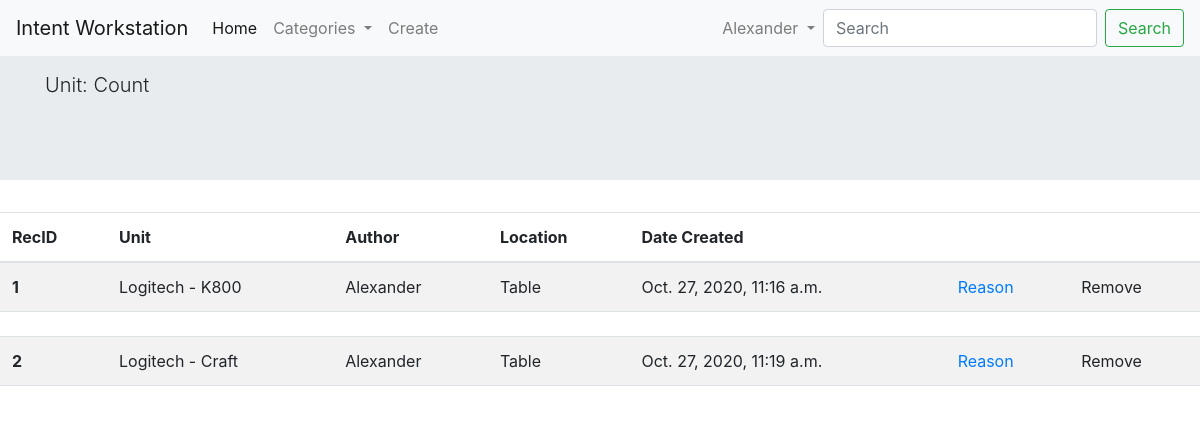
The page /scrap/manager/ (signed in) on the database its author committed.
### account/models.py (models this page shows, shortened)
class Account(AbstractBaseUser):
    username                = models.CharField(max_length=30, unique=True)
    empoyee_code            = models.CharField(max_length=3, unique=True)
    date_joined             = models.DateTimeField(verbose_name='date joined', auto_now_add=True)
    last_login              = models.DateTimeField(verbose_name='last login', auto_now=True)
    is_active               = models.BooleanField(default=True)
    is_staff                = models.BooleanField(default=False)
    is_superuser            = models.BooleanField(default=False)
    USERNAME_FIELD = 'username'
    objects = MyAccountManager()

### scrapmanager/models.py (models this page shows)
class ScrapRecord(models.Model):
    scrap_author        = models.ForeignKey(Account, on_delete=models.CASCADE)
    scrap_unit          = models.ForeignKey(Unit, on_delete=models.CASCADE)
    date_created        = models.DateTimeField(auto_now=True)
    def __str__ (self):
        return str(self.pk)

### workstation/models.py (models this page shows, shortened)
class Unit(models.Model):
    title               = models.CharField(max_length=50, null=False, blank=False)
    upc                 = models.CharField(max_length=12, null=False, blank=False)
    part_number         = models.CharField(max_length=10, null=False, blank=False)
    image_url           = models.CharField(max_length=500, null=False, blank=False)
    details             = models.TextField(max_length=9000, null=True, blank=True)
    author              = models.ForeignKey(Account, on_delete=models.SET_NULL, null=True)
    category            = models.ForeignKey(Category, on_delete=models.SET_NULL, null=True)

### scrapmanager/views.py (the view)
# urls.py: path('manager/', views.manager_view, name='manager'),
def manager_view(request):
    if not request.user.is_authenticated and not request.user.is_stuff:
        return redirect('home')
    else:
        context = {}
        data_set = []
        scrap_records = ScrapRecord.objects.all()
        for record in scrap_records:
            data = {}
            scrap_record_to_question = ScrapRecordToQuestion.objects.filter(scrap_record=record)
            data['record'] = record
            data['scrap_record_to_question'] = scrap_record_to_question
            data_set.append(data)
        print(data_set)
        context['data_set'] = data_set
        return render(request, 'manager.html', context)

### scrapmanager/models.py (called while the page is built)
    def __str__ (self):
        return str(self.pk)

### scrapmanager/templates/manager.html (shortened to what this page needs)
{% extends 'index.html' %}
{% block content %}
    <div class="jumbotron jumbotron-fluid" style="padding-top: 70px;">
        <div class="container">
            <p class="lead">Unit: Count</p>
        </div>
    </div>
    <table class="table table-striped">
        <thead>
            <tr>
                <th scope="col">RecID</th>
                <th scope="col">Unit</th>
                <th scope="col">Author</th>
                <th scope="col">Location</th>
                <th scope="col">Date Created</th>
                <th scope="col"></th>
                <th scope="col"></th>
            </tr>
        </thead>
        <tbody>
            {% for data in data_set %}
            <tr>
                <th scope="row">{{ data.record.pk }}</th>
                <td>{{ data.record.scrap_unit.title }}</td>
                <td>{{ data.record.scrap_author.username }}</td>
                <td>Table</td>
                <td>{{ data.record.date_created }}</td>
                <td>
                    <a class="card-link" data-toggle="collapse" href="#{{ data.record.pk }}" role="button" aria-expanded="false" aria-controls="collapseExample">
                        Reason
                    </a>
                </td>
                <td>
                    <a class="card-link">
                        Remove
                    </a>
                </td>
            </tr>
            <tr>
                <td colspan="7">
                </td>
            </tr>
            {% endfor %}
        </tbody>
    </table>
{% endblock content %}

### templates/snippets/navbar.html (shortened to what this page needs)
{% if user.is_authenticated %}
        <nav class="navbar fixed-top navbar-expand-lg navbar-light bg-light">
            <a class="navbar-brand" href="{% url 'home' %}">Intent Workstation</a>
            <div class="collapse navbar-collapse" id="navbarSupportedContent">
              <ul class="navbar-nav mr-auto">
                <li class="nav-item active">
                  <a class="nav-link" href="{% url 'home' %}">Home <span class="sr-only">(current)</span></a>
                </li>
                <li class="nav-item dropdown">
                  <a class="nav-link dropdown-toggle" href="#" id="navbarDropdown" role="button" data-toggle="dropdown" aria-haspopup="true" aria-expanded="false">
                    Categories
                  </a>
                </li>
		            {% if user.is_staff %}
                    <li class="nav-item">
                        <a class="nav-link" href="{% url 'create_unit' %}">Create</a>
                    </li>
                {% endif %}
              </ul>
              <ul class="navbar-nav float-right">
                <li class="nav-item dropdown">
                  <a class="nav-link dropdown-toggle" href="#" id="userDropdown" role="button" data-toggle="dropdown" aria-haspopup="true" aria-expanded="false">
                    {{ user.username }}
                  </a>
                </li>
              </ul>
              <form class="form-inline my-2 my-lg-0" action="{% url 'home' %}" autocomplete="off">
                <input class="form-control mr-sm-2" name="q" type="search" placeholder="Search" aria-label="Search">
                <button class="btn btn-outline-success my-2 my-sm-0" type="submit">Search</button>
              </form>
            </div>
          </nav>
{% endif %}

### rows shown on the page
Account: username "Alexander"
ScrapRecord: record.pk "1", record.scrap_unit "Logitech - K800", record.scrap_author.username "Alexander", record.date_created "Oct. 27, 2020, 11:16 a.m."
ScrapRecord: record.pk "2", record.scrap_unit "Logitech - Craft", record.scrap_author.username "Alexander", record.date_created "Oct. 27, 2020, 11:19 a.m."
